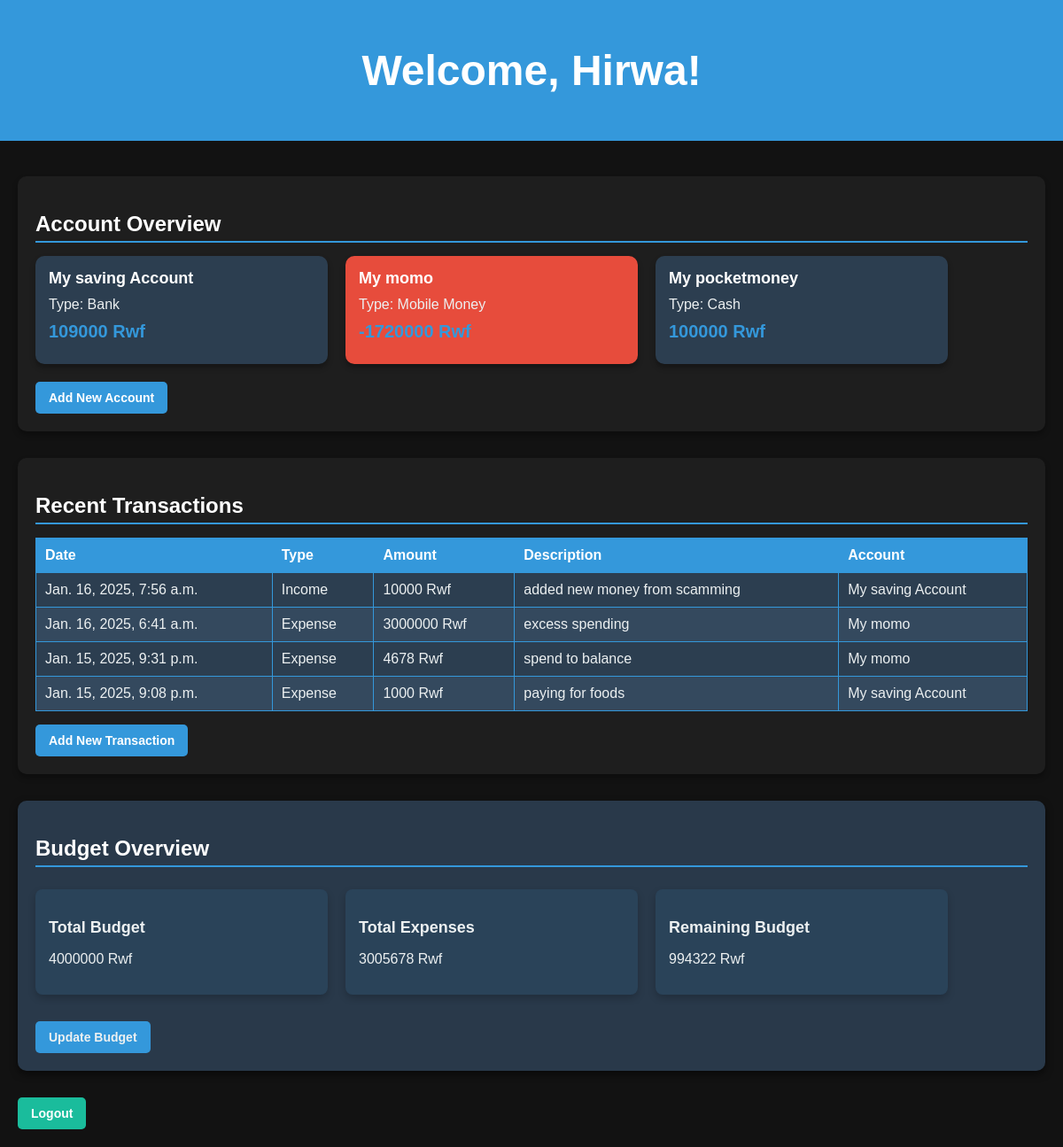
Page /home/ (signed in) on the earlier database version.
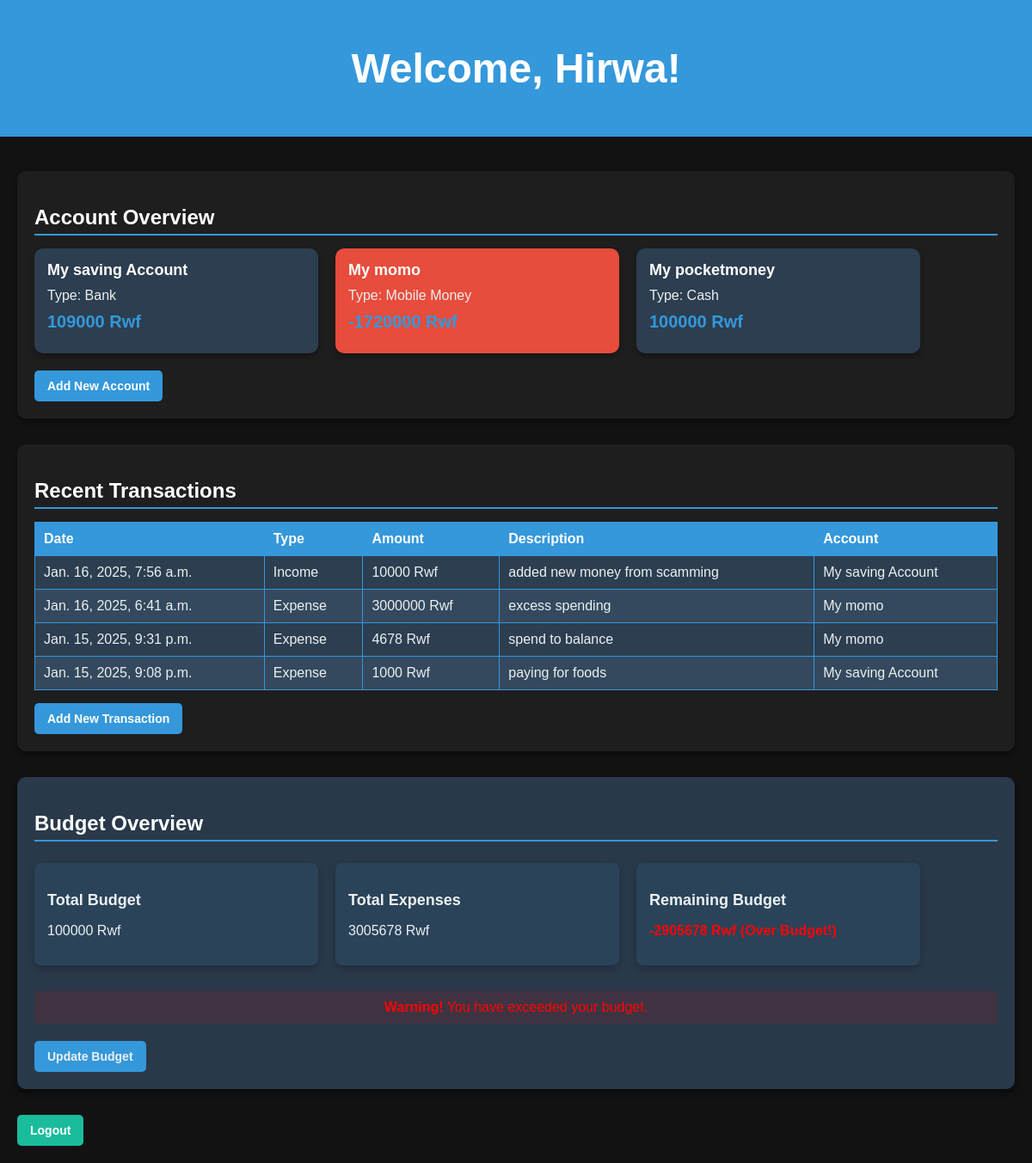
Same page on the later database version.
### Sapp/models.py (models this page shows, shortened)
class Account(models.Model):
    ACCOUNT_TYPES = [
        ('bank', 'Bank'),
        ('mobile_money', 'Mobile Money'),
        ('cash', 'Cash'),
    ]
    user = models.ForeignKey(User, on_delete=models.CASCADE)  # Link account to a user
    name = models.CharField(max_length=100)  # e.g., "My Bank Account"
    account_type = models.CharField(max_length=20, choices=ACCOUNT_TYPES)
    balance = models.DecimalField(max_digits=12, decimal_places=0, default=0)  # Rwf balance

class Transaction(models.Model):
    TRANSACTION_TYPES = [
        ('income', 'Income'),
        ('expense', 'Expense'),
    ]
    account = models.ForeignKey(Account, on_delete=models.CASCADE)
    transaction_type = models.CharField(max_length=10, choices=TRANSACTION_TYPES)
    amount = models.DecimalField(max_digits=12, decimal_places=0)
    description = models.TextField(blank=True, null=True)
    date = models.DateTimeField(auto_now_add=True)

class Budget(models.Model):
    user = models.OneToOneField(User, on_delete=models.CASCADE)
    total_budget = models.DecimalField(max_digits=12, decimal_places=0, default=0)
    categories = models.ManyToManyField(Category, through='CategoryBudget')
    created_at = models.DateTimeField(auto_now_add=True)

### Sapp/views.py (the view)
# urls.py: path('home/', views.home_view, name='home'),
@login_required
def home_view(request):
    accounts = Account.objects.filter(user=request.user)
    transactions = Transaction.objects.filter(account__user=request.user).order_by('-date')
    try:
        budget = Budget.objects.get(user=request.user)
    except Budget.DoesNotExist:
        budget = None
    total_expenses = Transaction.objects.filter(
        account__user=request.user, transaction_type='expense'
    ).aggregate(Sum('amount'))['amount__sum'] or 0
    remaining_budget = budget.total_budget - total_expenses if budget else None
    budget_overrun = False
    if remaining_budget and remaining_budget < 0:
        budget_overrun = True
    context = {
        'accounts': accounts,
        'transactions': transactions,
        'budget': budget,
        'total_expenses': total_expenses,
        'remaining_budget': remaining_budget,
        'budget_overrun': budget_overrun,
    }
    return render(request, 'home.html', context)

### templates/home.html (shortened to what this page needs)
{% load static %}
<!DOCTYPE html>
<html lang="en">
<head>
    <link rel="stylesheet" href="{% static 'assets/css/dashboard.css' %}">
</head>
<body>
    <header>
        <h1>Welcome, {{ user.first_name }}!</h1>
    </header>
    <main>
        <section class="account-overview">
            <h2>Account Overview</h2>
            <div class="account-cards">
                {% for account in accounts %}
                    <div class="account-card {% if account.balance < 0 %}negative{% else %}positive{% endif %}">
                        <h3>{{ account.name }}</h3>
                        <p>Type: {{ account.get_account_type_display }}</p>
                        <p class="balance">{{ account.balance }} Rwf</p>
                    </div>
                {% empty %}
                    <p>No accounts added yet.</p>
                {% endfor %}
            </div>
            <a href="{% url 'add_account' %}" class="btn btn-primary">Add New Account</a>
        </section>
        <section class="recent-transactions">
            <h2>Recent Transactions</h2>
            <table>
                <thead>
                    <tr>
                        <th>Date</th>
                        <th>Type</th>
                        <th>Amount</th>
                        <th>Description</th>
                        <th>Account</th>
                    </tr>
                </thead>
                <tbody>
                    {% for transaction in transactions %}
                        <tr>
                            <td>{{ transaction.date }}</td>
                            <td>{{ transaction.get_transaction_type_display }}</td>
                            <td class="amount">{{ transaction.amount }} Rwf</td>
                            <td>{{ transaction.description|default:"N/A" }}</td>
                            <td>{{ transaction.account.name }}</td>
                        </tr>
                    {% empty %}
                        <tr>
                            <td colspan="5">No transactions found.</td>
                        </tr>
                    {% endfor %}
                </tbody>
            </table>
            <a href="{% url 'add_transaction' %}" class="btn btn-primary">Add New Transaction</a>
        </section>
        <section class="budget-overview">
            <h2>Budget Overview</h2>
            {% if budget %}
            <div class="budget-card-overview">
                <div class="card">
                    <h3>Total Budget</h3>
                    <p>{{ budget.total_budget }} Rwf</p>
                </div>
                <div class="card">
                    <h3>Total Expenses</h3>
                    <p>{{ total_expenses }} Rwf</p>
                </div>
                <div class="card">
                    <h3>Remaining Budget</h3>
                    <p>
                        {% if remaining_budget < 0 %}
                            <span class="over-budget">{{ remaining_budget }} Rwf (Over Budget!)</span>
                        {% else %}
                            {{ remaining_budget }} Rwf
                        {% endif %}
                    </p>
                </div>
            </div>
                {% if budget_overrun %}
                    <div class="alert alert-danger">
                        <strong>Warning!</strong> You have exceeded your budget.
                    </div>
                {% endif %}
                <a href="{% url 'manage_budget' %}" class="btn btn-primary">Update Budget</a>
            {% else %}
                <p>No budget set. <a href="{% url 'manage_budget' %}">Set a Budget</a></p>
            {% endif %}
        </section>
        <a href="/logout" class="btn btn-secondary">Logout</a>
    </main>
</body>
</html>

### static/assets/css/dashboard.css (style rules this page uses)
body { font-family: Arial, sans-serif; background-color: #121212; color: #ecf0f1; margin: 0; padding: 0; }
header { background-color: #3498db; padding: 20px; text-align: center; color: #fff; font-size: 24px; }
main { padding: 20px; }
section { margin-bottom: 30px; background-color: #1e1e1e; padding: 20px; border-radius: 10px; box-shadow: 0 4px 6px rgba(0, 0, 0, 0.3); }
h2 { border-bottom: 2px solid #3498db; padding-bottom: 5px; margin-bottom: 15px; color: #fff; }
.balance { font-weight: bold; color: #3498db; }
table { width: 100%; border-collapse: collapse; margin-bottom: 15px; }
table th, table td { border: 1px solid #3498db; padding: 10px; text-align: left; }
table th { background-color: #3498db; color: #fff; }
table tbody tr:nth-child(odd) { background-color: #2c3e50; }
table tbody tr:nth-child(even) { background-color: #34495e; }
.alert-danger { background-color: #e74c3c; color: #fff; padding: 10px; border-radius: 5px; text-align: center; }
.btn { display: inline-block; padding: 10px 15px; text-align: center; border-radius: 5px; text-decoration: none; font-size: 14px; font-weight: bold; }
.btn-primary { background-color: #3498db; color: #fff; }
.btn-secondary { background-color: #1abc9c; color: #fff; }
.over-budget { color: #e74c3c; font-weight: bold; }
.account-overview { margin-top: 20px; }
.account-cards { display: flex; flex-wrap: wrap; gap: 20px; }
.account-card { width: 300px; padding: 15px; border-radius: 10px; box-shadow: 0 4px 6px rgba(0, 0, 0, 0.3); color: #ecf0f1; transition: transform 0.3s ease, box-shadow 0.3s ease; margin-bottom: 20px; }
.account-card h3 { margin: 0; font-size: 18px; color: #fff; }
.account-card p { margin: 10px 0; font-size: 16px; }
.account-card .balance { font-size: 20px; font-weight: bold; }
.account-card.positive { background-color: #2c3e50; }
.account-card.negative { background-color: #e74c3c; }
.budget-overview { margin-top: 30px; padding: 20px; background-color: rgba(44, 62, 80, 0.9); border-radius: 10px; box-shadow: 0 4px 8px rgba(0, 0, 0, 0.5); }
.budget-overview .card { background-color: rgba(52, 152, 219, 0.1); padding: 15px; margin: 10px 0; border-radius: 8px; box-shadow: 0 4px 8px rgba(0, 0, 0, 0.2); width: 300px; }
.budget-card-overview { display: flex; flex-wrap: wrap; gap: 20px; }
.budget-overview .card h3 { font-size: 18px; color: #ecf0f1; margin-bottom: 10px; }
.budget-overview .card p { font-size: 16px; color: #ecf0f1; }
.budget-overview .over-budget { color: red; font-weight: bold; }
.alert-danger { background-color: rgba(255, 0, 0, 0.1); padding: 10px; border-radius: 5px; color: red; margin-top: 20px; }
.budget-overview .btn { margin-top: 20px; text-align: center; display: inline-block; }
.budget-overview .btn-primary { background-color: #3498db; color: #ecf0f1; }

Differences in the rows shown:
changed Budget: total_budget "4000000" → "100000"
Other differences:
{{ remaining_budget }}: "994322" → (not shown)
text no longer shown: "Rwf"
text now shown: "Warning! You have exceeded your budget."
